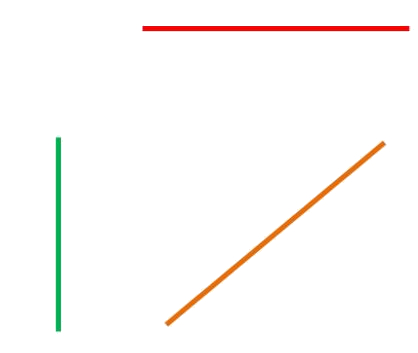
#> input picture lineas.png, 418 x 353 px
$ python lineas.py
#> lines starting #> are read from the running program, lines starting #| are printed output that depends on the picture; after the words box and inside, x2 and y2 are one past the last pixel; in counts of white or black regions, pixels touching at a corner belong together
import numpy as np
import cv2
import matplotlib.pyplot as plt
import math

# Se lee y se muestra la imagen a procesar para detectar las líneas.
img = cv2.imread('./lineas.png')
#> img is the input picture: shape (353, 418, 3); mean B, G, R 249.2, 250.7, 252.7
plt.figure(facecolor="#E8E4E4",figsize=(6, 6)).canvas.set_window_title("Imagen a procesar")
plt.imshow(img)
plt.show()

# Se remueve el color de la imagen
imgGris = cv2.cvtColor(img, cv2.COLOR_RGB2GRAY)
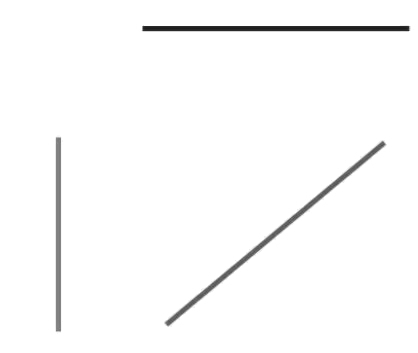
#> imgGris: shape (353, 418); min 28, max 255, mean 250.5
# Se hace un blur para mejorar la detección de bordes
imgBlur = cv2.GaussianBlur(imgGris, (5, 5), 1.5)
bordes = cv2.Canny(imgBlur, 100, 200)
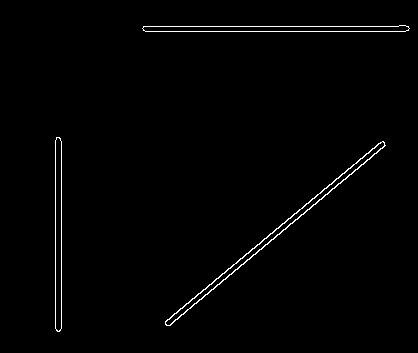
#> bordes: shape (353, 418); 1.2% white in thin lines or dots, all inside (x1, y1, x2, y2) = (55, 25, 410, 332)

# Se muestra la imagen procesada
plt.figure(facecolor="#E8E4E4",figsize=(6, 6)).canvas.set_window_title("Bordes detectados")
plt.imshow(bordes)
plt.show()

# Tomamos las medidas de la imagen
rango_y, rango_x = bordes.shape
#> rango_y = 353; rango_x = 418
diagonal = int(math.hypot(rango_x,rango_y)+1)
#> diagonal = 548

# Calculamos los rangos de Rho y Theta
rango_rho = np.arange(-diagonal, diagonal + 1, 1)
#> rango_rho = 1097 values from -548 to 548
rango_theta = np.deg2rad(np.arange(-90, 90, 1))

# Creamos el acumulador usando los rangos antes calculados y lo inicializamos en cero
acumulador = np.zeros((len(rango_rho), len(rango_theta)), dtype=np.uint64)

# Buscamos las bordes en la imagen para procesarlos
bordes_y, bordes_x = np.nonzero(bordes)
#> bordes_y = 1735 values from 25 to 331; bordes_x = 1735 values, max 409 at index 269, min 55 at index 547, mean 225.5
for i in range(len(bordes_x)):
    x = bordes_x[i]
    y = bordes_y[i]
    # Por cada posible theta calculamos el rho
    for j in range(len(rango_theta)):
        rho = int((x * np.cos(rango_theta[j]) + y * np.sin(rango_theta[j])) + diagonal)
        # Actualizamos la celda del acumulador
        acumulador[rho, j] += 1
#> this loop made 1735 passes
#> (x, y) on passes 1 to 3: (399, 25), (400, 25), (401, 25)
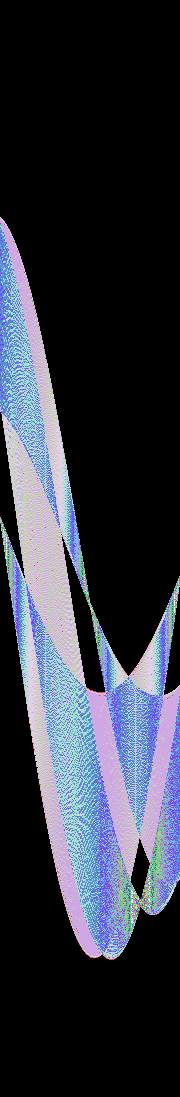
#> acumulador: shape (1097, 180) uint64; 86 distinct labels, from 0 to 261; one colour per label, 0 black

# Buscamos los índices de los máximos dentro del acumulador usando un límite para máximos locales
limite = 6
# Asignamos los índices de los máximos locales
indices =  np.argpartition(acumulador.flatten(), -2)[-limite:]
#> indices = [109710, 108630, 163040, 162140, 93960, 93060]
# Generamos las lineas detectadas
lineas = np.vstack(np.unravel_index(indices, acumulador.shape)).T
#> lineas = [[609, 90], [603, 90], [905, 140], [900, 140], [522, 0], [517, 0]]

# Graficamos el espacio de Hough para visualizar los máximos
plt.figure(facecolor="#E8E4E4",figsize=(10, 10)).canvas.set_window_title("Espacio de Hough")
plt.imshow(acumulador, cmap='turbo')
plt.show()

# Graficamos las líneas detectadas
for i in range(len(lineas)):
    rho = rango_rho[lineas[i][0]]
    theta = rango_theta[lineas[i][1]]
    a = np.cos(theta)
    b = np.sin(theta)
    x0 = a*rho
    y0 = b*rho
    x1 = int(x0 + 1000*(-b))
    y1 = int(y0 + 1000*(a))
    x2 = int(x0 - 1000*(-b))
    y2 = int(y0 - 1000*(a))
    cv2.line(img, (x1, y1), (x2, y2), (0, 0, 0), 2)
#> this loop made 6 passes
#> (rho, theta, a, b, x0, y0, x1, y1) on passes 1 to 6: (61, 0, 1, 0, 61, 0, 61, 1000), (55, 0, 1, 0, 55, 0, 55, 1000), (357, 0.873, 0.643, 0.766, 229.5, 273.5, -536, 916), (352, 0.873, 0.643, 0.766, 226.3, 269.6, -539, 912), (-26, -1.57, 6.12e-17, -1, -1.59e-15, 26, 1000, 26), (-31, -1.57, 6.12e-17, -1, -1.9e-15, 31, 1000, 31)
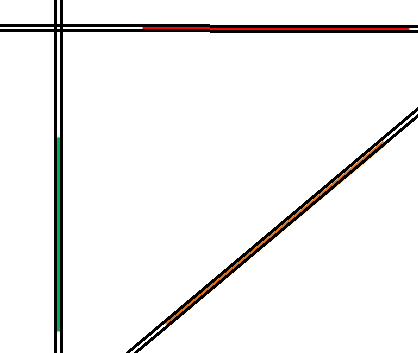
#> img: shape (353, 418, 3); 4.66% of pixels changed, all inside (x1, y1, x2, y2) = (0, 0, 418, 353)

plt.figure(facecolor="#E8E4E4",figsize=(6, 6)).canvas.set_window_title("Lineas detectadas")
plt.imshow(img, cmap='turbo')
plt.show()
